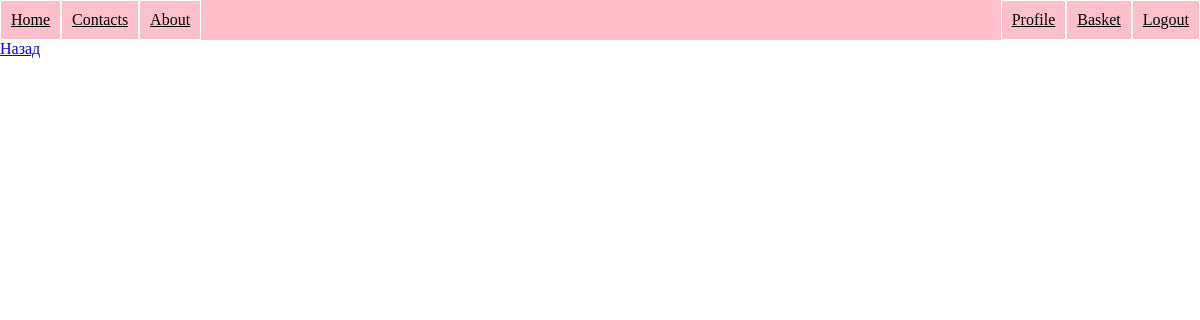
The page /profile/order/8 (signed in) on the database as committed earlier.
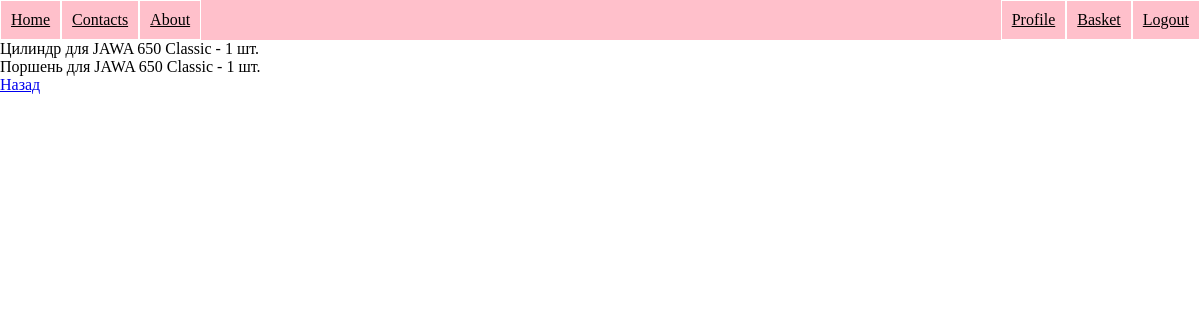
The same page on the database as committed later.
### app/models.py (models this page shows, shortened)
class Basket(Base):
    __tablename__ = 'basket'
    id = Column(Integer, primary_key=True)
    amount = Column(Integer)
    part_id = Column(Integer, ForeignKey('part.id'))
    part = relationship('Part', back_populates='parent')
    order_id = Column(Integer, ForeignKey('order.id'))
    order = relationship('Order', back_populates='parent')

class Part(Base):
    __tablename__ = 'part'
    id = Column(Integer, primary_key=True)
    part_number = Column(String)
    description = Column(String)  # полное название детали
    price = Column(Integer)
    amount = Column(Integer)
    brand_id = Column(Integer, ForeignKey('brand.id'))
    brand = relationship('Brand', back_populates="parent")
    type_id = Column(Integer, ForeignKey('type.id'))
    type = relationship('Type', back_populates="parent")
    model_id = Column(Integer, ForeignKey('model.id'))
    model = relationship('Model', back_populates="parent")
    element_id = Column(Integer, ForeignKey('element.id'))
    element = relationship('Element', back_populates="parent")
    parent = relationship('Basket', back_populates='part')

class Brand(Base):
    __tablename__ = 'brand'
    id = Column(Integer, primary_key=True)
    brand_name = Column(String(30))
    parent = relationship('Part', back_populates='brand')

class Model(Base):
    __tablename__ = 'model'
    id = Column(Integer, primary_key=True)
    model_name = Column(String)
    parent = relationship('Part', back_populates='model')
    image = relationship('ElementImage', back_populates='model')

### app/main/routes.py (the view)
@bp.get('/profile/order/<order_id>')
@login_required
def order(order_id):
    parts = session.query(Basket).filter_by(order_id=order_id).all()
    return render_template('main/order.html', parts=parts)

### app/models.py (called while the page is built)
@login.user_loader
def load_user(id):
    user = session.query(User).get(int(id))
    return user

### app/templates/main/order.html
{% extends "base.html" %}
{% block content %}
{% for part in parts %}
    {{ part.part.description }} для {{ part.part.brand.brand_name }}
{{ part.part.model.model_name }} - {{ part.amount }} шт.<br>
{% endfor %}
<a href="{{ url_for('main.profile', username=current_user.name, id=current_user.id) }}">Назад</a>
{% endblock %}

### app/templates/base.html (shortened to what this page needs)
<!DOCTYPE html>
<html lang="ru">
<html>
<head>
    <link type="text/css" href="{{ url_for('static', filename='css/styles.css') }}" rel="stylesheet"/>
</head>
<body>
<div class="nav-conteiner">
    <nav>
        <ul>
            <li><a href="{{ url_for('main.index') }} ">Home</a></li>
            <li><a href="#">Contacts</a></li>
            <li><a href="#">About</a></li>
        </ul>
    </nav>
    <nav>
        <ul>
            {% if current_user.is_anonymous %}
                <li><a href="{{ url_for('auth.login') }}">Login</a></li>
            {% else %}
            <li><a href="{{ url_for('main.profile', username=current_user.name, id=current_user.id) }}">Profile</a></li>
            <li><a href="{{ url_for('main.basket') }}">Basket</a></li>
            <li><a href="{{ url_for('auth.logout') }}">Logout</a></li>
        </ul>
            {% endif %}
    </nav>
</div>
{% block content %}{% endblock %}
</body>
</html>

### app/static/css/styles.css (style rules this page uses)
body { margin: 0; padding; 0; }
.nav-conteiner { display: flex; justify-content: space-between; background-color: pink; }
.nav-conteiner>nav>ul { display: flex; list-style: none; margin: 0; padding: 0; }
.nav-conteiner>nav>ul>li>a { display: block; padding: 10px; border-style: solid; border-width: 0.5px; border-color: white; color: black; }

Rows that differ between the two databases and show on the page:
added Basket: part.description "Цилиндр", part.brand.brand_name "JAWA", part.model.model_name "650 Classic", amount "1"
added Basket: part.description "Поршень", part.brand.brand_name "JAWA", part.model.model_name "650 Classic", amount "1"
